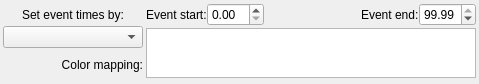
<?xml version="1.0" encoding="UTF-8"?>
<ui version="4.0">
 <class>TimelineWidget</class>
 <widget class="QWidget" name="TimelineWidget">
  <property name="geometry">
   <rect>
    <x>0</x>
    <y>0</y>
    <width>479</width>
    <height>84</height>
   </rect>
  </property>
  <property name="sizePolicy">
   <sizepolicy hsizetype="Ignored" vsizetype="Maximum">
    <horstretch>0</horstretch>
    <verstretch>0</verstretch>
   </sizepolicy>
  </property>
  <property name="minimumSize">
   <size>
    <width>200</width>
    <height>0</height>
   </size>
  </property>
  <property name="baseSize">
   <size>
    <width>0</width>
    <height>300</height>
   </size>
  </property>
  <property name="windowTitle">
   <string>Form</string>
  </property>
  <layout class="QGridLayout" name="gridLayout">
   <property name="horizontalSpacing">
    <number>3</number>
   </property>
   <property name="verticalSpacing">
    <number>0</number>
   </property>
   <property name="margin">
    <number>3</number>
   </property>
   <item row="0" column="0">
    <widget class="QLabel" name="label">
     <property name="text">
      <string>Set event times by:</string>
     </property>
     <property name="alignment">
      <set>Qt::AlignCenter</set>
     </property>
    </widget>
   </item>
   <item row="0" column="1">
    <layout class="QHBoxLayout" name="horizontalLayout">
     <item>
      <widget class="QLabel" name="label_2">
       <property name="minimumSize">
        <size>
         <width>0</width>
         <height>0</height>
        </size>
       </property>
       <property name="baseSize">
        <size>
         <width>0</width>
         <height>0</height>
        </size>
       </property>
       <property name="text">
        <string>Event start:</string>
       </property>
       <property name="margin">
        <number>5</number>
       </property>
      </widget>
     </item>
     <item>
      <widget class="TimeSpinBox" name="eventStartSpinner"/>
     </item>
     <item>
      <spacer name="horizontalSpacer_2">
       <property name="orientation">
        <enum>Qt::Horizontal</enum>
       </property>
       <property name="sizeHint" stdset="0">
        <size>
         <width>158</width>
         <height>18</height>
        </size>
       </property>
      </spacer>
     </item>
     <item>
      <widget class="QLabel" name="label_3">
       <property name="text">
        <string>Event end:</string>
       </property>
       <property name="margin">
        <number>5</number>
       </property>
      </widget>
     </item>
     <item>
      <widget class="TimeSpinBox" name="eventEndSpinner">
       <property name="value">
        <double>99.989999999999995</double>
       </property>
      </widget>
     </item>
    </layout>
   </item>
   <item row="1" column="0">
    <widget class="QComboBox" name="timesourceComboBox">
     <property name="minimumSize">
      <size>
       <width>140</width>
       <height>0</height>
      </size>
     </property>
     <property name="maximumSize">
      <size>
       <width>140</width>
       <height>16777215</height>
      </size>
     </property>
     <property name="baseSize">
      <size>
       <width>0</width>
       <height>0</height>
      </size>
     </property>
     <property name="sizeAdjustPolicy">
      <enum>QComboBox::AdjustToContents</enum>
     </property>
    </widget>
   </item>
   <item row="1" column="1" rowspan="2">
    <widget class="timeline::TimelineView" name="timePlot">
     <property name="sizePolicy">
      <sizepolicy hsizetype="Expanding" vsizetype="Minimum">
       <horstretch>0</horstretch>
       <verstretch>0</verstretch>
      </sizepolicy>
     </property>
     <property name="minimumSize">
      <size>
       <width>0</width>
       <height>50</height>
      </size>
     </property>
     <property name="maximumSize">
      <size>
       <width>16777215</width>
       <height>50</height>
      </size>
     </property>
     <property name="verticalScrollBarPolicy">
      <enum>Qt::ScrollBarAlwaysOff</enum>
     </property>
     <property name="horizontalScrollBarPolicy">
      <enum>Qt::ScrollBarAlwaysOff</enum>
     </property>
     <property name="renderHints">
      <set>QPainter::Antialiasing|QPainter::HighQualityAntialiasing|QPainter::TextAntialiasing</set>
     </property>
    </widget>
   </item>
   <item row="2" column="0">
    <widget class="QLabel" name="label_4">
     <property name="text">
      <string>Color mapping:</string>
     </property>
     <property name="alignment">
      <set>Qt::AlignRight|Qt::AlignTrailing|Qt::AlignVCenter</set>
     </property>
     <property name="margin">
      <number>0</number>
     </property>
     <property name="indent">
      <number>0</number>
     </property>
    </widget>
   </item>
  </layout>
 </widget>
 <customwidgets>
  <customwidget>
   <class>timeline::TimelineView</class>
   <extends>QGraphicsView</extends>
   <header>steamshovel/TimelineWidget.h</header>
  </customwidget>
  <customwidget>
   <class>TimeSpinBox</class>
   <extends>QDoubleSpinBox</extends>
   <header>steamshovel/TimeSpinBox.h</header>
  </customwidget>
 </customwidgets>
 <resources/>
 <connections/>
</ui>
